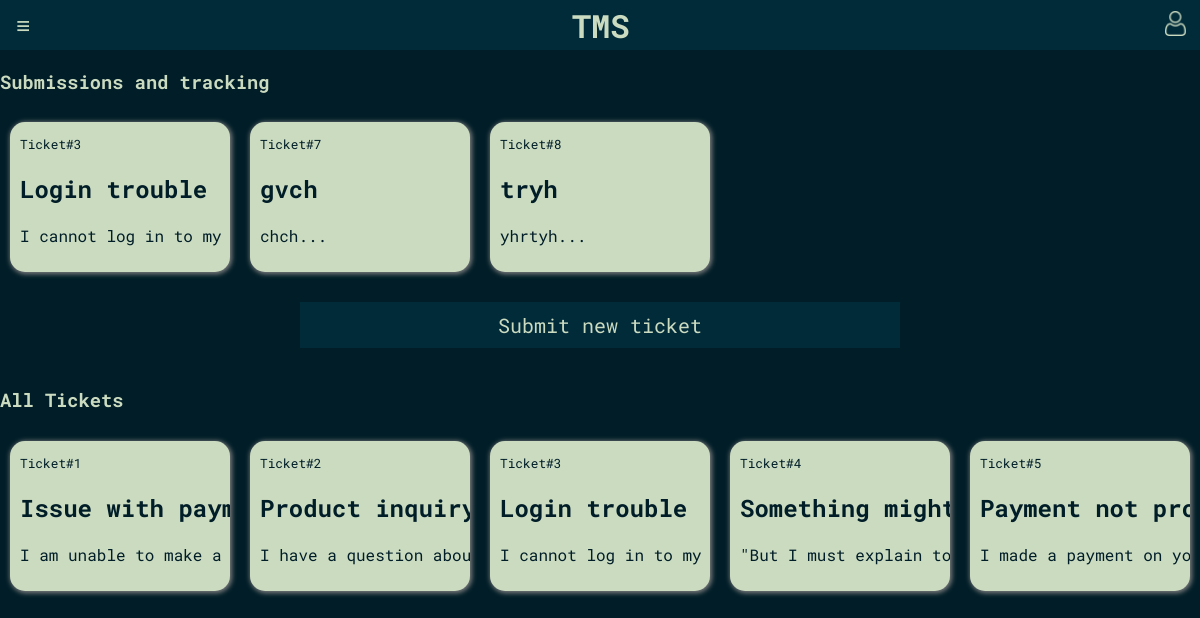
Before: /pages/home_page.php (signed in) with the older database file.
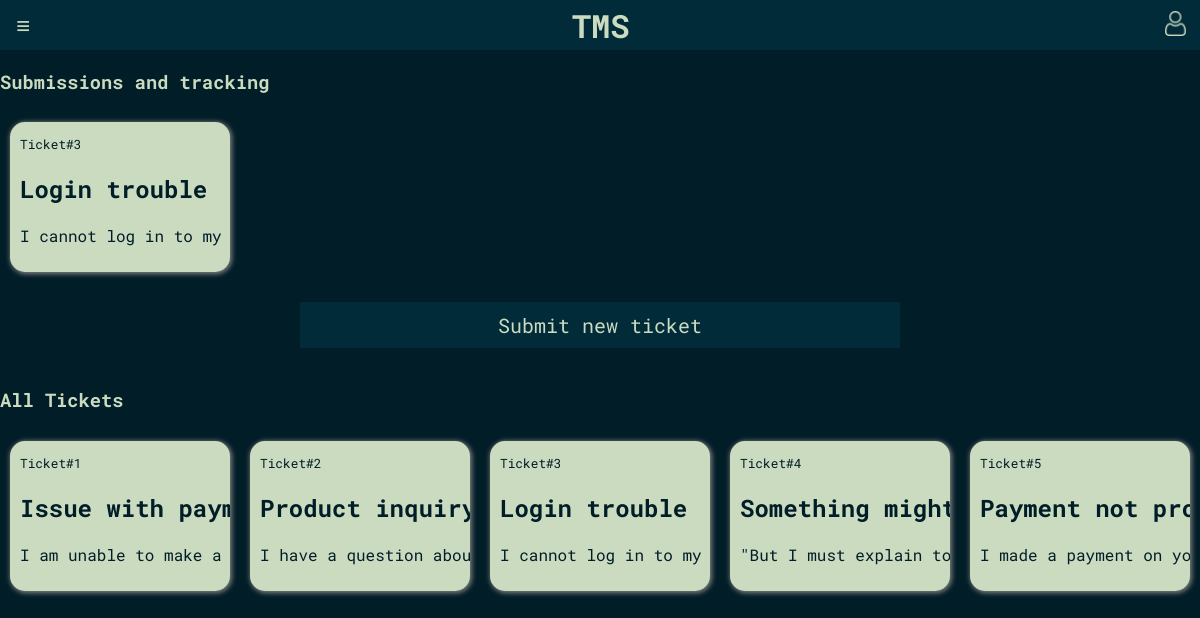
After: the same page with the newer database file.
### tables this page shows
CREATE TABLE tickets (
    id INTEGER PRIMARY KEY AUTOINCREMENT,
    title TEXT NOT NULL,
    description TEXT NOT NULL,
    priority INTEGER CHECK(priority BETWEEN 1 AND 5),
    status_id INTEGER REFERENCES status(id) ON DELETE CASCADE,
    created_by INTEGER NOT NULL REFERENCES users(id) ON DELETE CASCADE,
    assigned_to INTEGER REFERENCES users(id) ON DELETE CASCADE,
    created_at TIMESTAMP DEFAULT CURRENT_TIMESTAMP,
    department_id INTEGER REFERENCES departments(id) ON DELETE CASCADE
);

### templates/common/ticket_overlay.php (the view, shortened to what this page needs)
<?php
require_once(__DIR__.'/../../database/tickets.php');
?>
        <?php
            $tickets_tracked = get_tickets_tracked_by_user();
            ?>

### pages/home_page.php (called while the page is built, shortened)
<?php
    require_once(__DIR__.'/../templates/home/home_page.php');
?>

### database/tickets.php (called while the page is built, shortened)
<?php
function get_tickets(){
    global $dbh;
    try {
        $stmt = $dbh->prepare('SELECT * FROM tickets');
        $stmt->execute();
        $tickets = $stmt->fetchAll(PDO::FETCH_ASSOC);
        return $tickets;
    } catch(PDOException $e) {
        return -1;
    }
}
function get_tickets_tracked_by_user() {
    global $dbh;
    try {
        $stmt = $dbh->prepare('SELECT * FROM ticket_tracking WHERE user_id = ?');
        $stmt->execute(array($_SESSION['id']));
        $tickets = $stmt->fetchAll(PDO::FETCH_ASSOC);
        return $tickets;
    } catch(PDOException $e) {
        return -1;
    }
}
function get_tickets_tracked_and_submitted_by_user() {
    global $dbh;
    try {
        $stmt = $dbh->prepare('
            SELECT * FROM tickets
            WHERE id IN (SELECT ticket_id FROM ticket_tracking WHERE user_id = ?)
            UNION
            SELECT * FROM tickets
            WHERE created_by = ?
        ');
        $stmt->execute(array($_SESSION['id'], $_SESSION['id']));
        $tickets = $stmt->fetchAll(PDO::FETCH_ASSOC);
        return $tickets;
    } catch(PDOException $e) {
        return -1;
    }
}
?>

### templates/common/ticket_overlay.php (the view, shortened to what this page needs)
<?php
require_once(__DIR__.'/../../database/tickets.php');
?>
        <?php
            $tickets_tracked = get_tickets_tracked_by_user();
            ?>

### templates/home/home_page.php (shortened to what this page needs)
<!DOCTYPE html>
<html>
<head>
    <link rel="stylesheet" href="/css/style.css">
    <link rel="stylesheet" href="/css/positioning.css">
</head>
<body>
    <?php require(__DIR__.'/../common/header.php'); ?>
    <div class="wrapper">
        <main class="container w_aside">
        <h3>Submissions and tracking</h3>
            <div id="scrollableDiv" class="scrollable-div">
                <?php
                require_once(__DIR__.'/../../database/tickets.php');
                $tickets = get_tickets();
               $tracked_tickets = get_tickets_tracked_and_submitted_by_user();
               if ($tracked_tickets === -1 || $tracked_tickets === 0) {
                   echo "<h2>You have no submitted or tracked tickets yet</h2>";
               } else {
                   foreach ($tracked_tickets as $ticket) {
                ?>
                    <div class="ticket-box" data-overlay-id="overlay-<?php echo $ticket['id'] ?>">
                        <small class="very-small-text">Ticket#<?php echo htmlentities($ticket['id']) ?></small>
                        <h2><?php echo htmlentities($ticket['title']) ?></h2>
                        <p><?php echo htmlentities(substr($ticket['description'], 0, 45)) ?>...</p>
                    </div>
                    <?php require(__DIR__.'/../common/ticket_overlay.php');?>
                <?php
                }}
                ?>
            </div>
            <div>
                <button class="main-blue-button" id="add-ticket-button"
                    onclick="document.getElementById('new-ticket-overlay').style.display='flex'">Submit new
                    ticket</button>
            </div>
            <h3>All Tickets</h3>
            <div  class="scrollable-div">
                <?php
                foreach ($tickets as $ticket) {
                ?>
                    <div class="ticket-box" data-overlay-id="overlay-<?php echo $ticket['id'] ?>">
                        <small class="very-small-text">Ticket#<?php echo htmlentities($ticket['id']) ?></small>
                        <h2><?php echo htmlentities($ticket['title']) ?></h2>
                        <p><?php echo htmlentities(substr($ticket['description'], 0, 45)) ?>...</p>
                    </div>
                    <?php require(__DIR__.'/../common/ticket_overlay.php');?>
                <?php
                }
                ?>
            </div>
        </main>
    </div>
</body>
</html>

Changed rows visible on the page:
removed tickets: id "7", title "gvch", description "chch", shown under "Submissions and tracking"
removed tickets: id "8", title "tryh", description "yhrtyh", shown under "Submissions and tracking"
